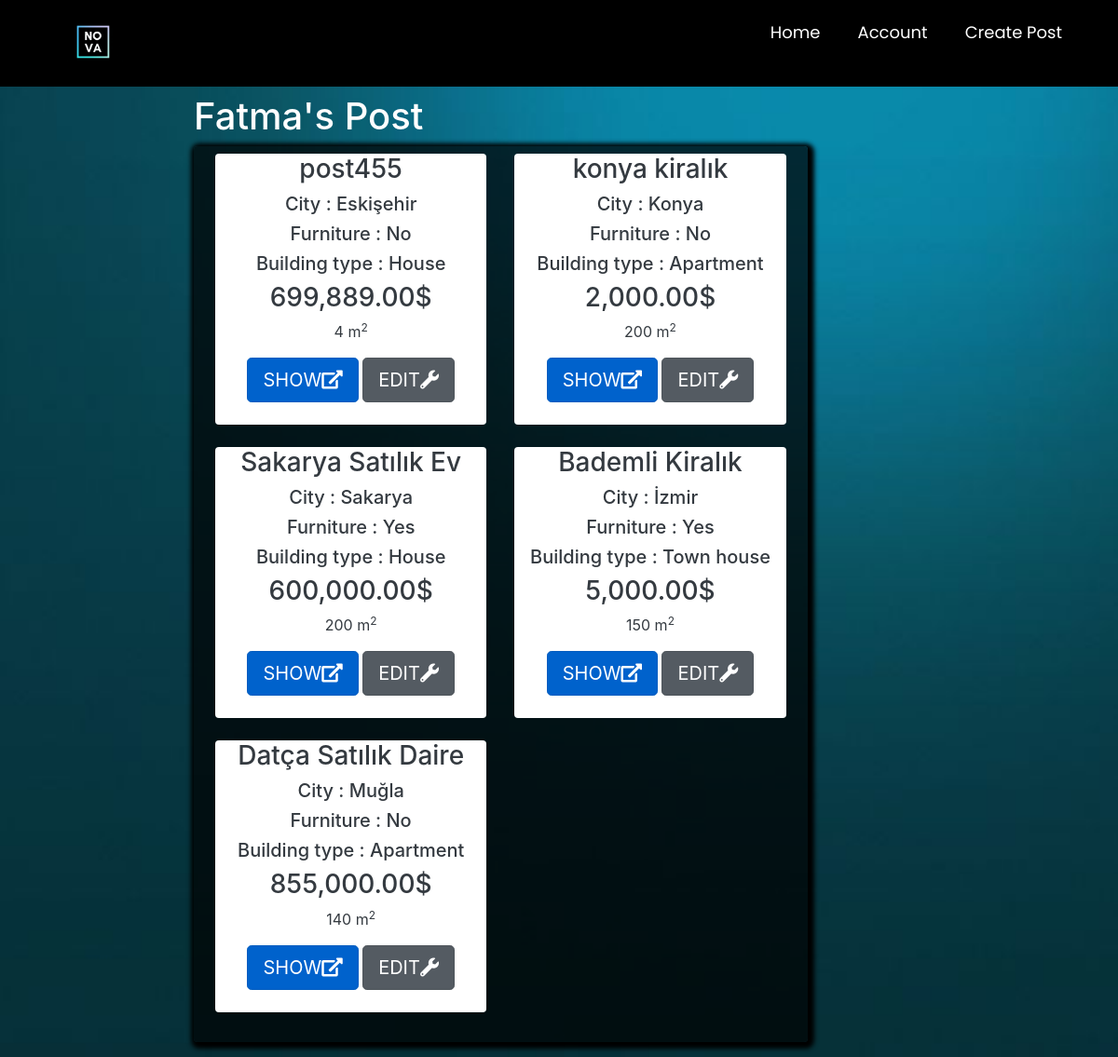
Before: /listaddedposts/ (signed in) with the older database file.
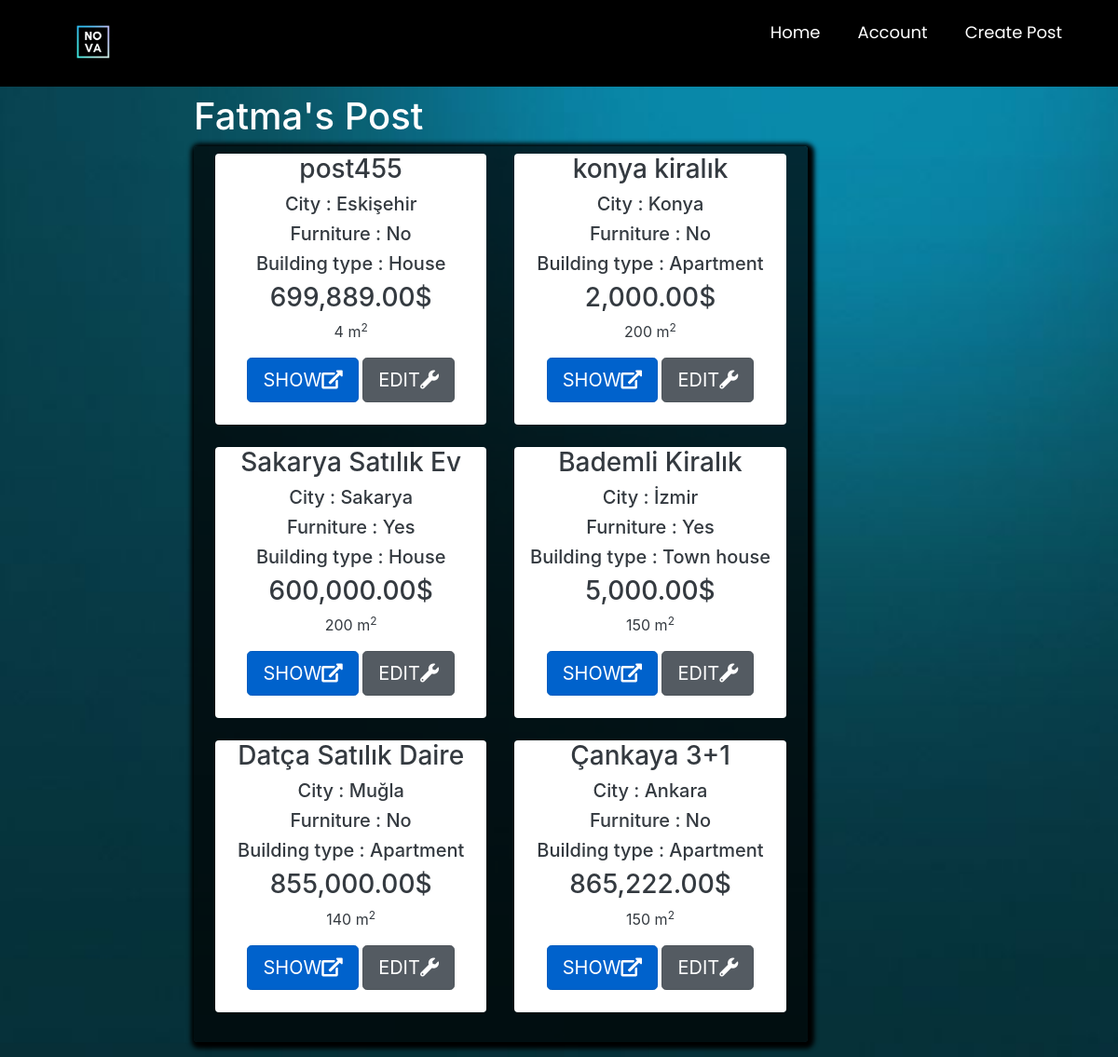
After: the same page with the newer database file.
### main/models.py (models this page shows, shortened)
class Post(models.Model):
    ouruser = models.ForeignKey(ourUser, null=True, on_delete=models.CASCADE)
    post_title = models.CharField(max_length=255,null=True)
    post_description = models.TextField()
    price = models.DecimalField(decimal_places=2 , max_digits=12)
    location = models.CharField(max_length=255,null=True,choices=city)
    postType = models.CharField(choices=RorS , max_length=50, null=True , default='For Sale')
    floor = models.DecimalField(decimal_places=0 , max_digits=3 ,null=True)
    building_age = models.DecimalField(decimal_places=0, max_digits=2 , null=True)
    area = models.DecimalField(decimal_places=0,max_digits=4 ,null=True)
    isFurniture = models.CharField(choices=Furniture ,null=True,max_length=50,default="No")
    building_type = models.CharField(choices=b_types ,null=True ,max_length=50)
    room = models.DecimalField(decimal_places=0 , max_digits=3 ,null=True)

### main/decorators.py (the view)
        def wrapper_func(request, *args, **kwargs):
            group = None
            if request.user.groups.exists():
                group = request.user.groups.all()[0].name
            if group in allowed_roles:
                return view_func(request, *args, **kwargs)
            else:
                return HttpResponse('You are not authorized to view this page')

### main/views.py (called while the page is built)
@login_required
@allowed_users(allowed_roles=['customer'])
def listaddedposts(request):
    fuser = ourUser.objects.get(user_id=request.user.id)
    posts = Post.objects.all().filter(ouruser=fuser)
    mydict = {'posts': posts, 'fuser': fuser}
    return render(request, 'main/listaddedposts.html', context=mydict)

### main/templates/main/listaddedposts.html (shortened to what this page needs)
{% extends 'main/mainpage.html' %}
{% load static %}
{% load humanize %}
{% block content %}
<head>
    <link href="//maxcdn.bootstrapcdn.com/bootstrap/4.1.1/css/bootstrap.min.css" rel="stylesheet" id="bootstrap-css">
    <link rel="stylesheet" href="https://stackpath.bootstrapcdn.com/bootstrap/4.1.3/css/bootstrap.min.css"
>
    <link rel="stylesheet" href="https://use.fontawesome.com/releases/v5.3.1/css/all.css"
>
</head>
<div style="margin-left: 17%">
    <div class="container p-1 my-1 text-white rounded">
        <h1>{{fuser.first_name}}'s Post</h1>
        <div class="col-md-8 rounded" style=" box-shadow: 2px 2px 5px 5px #000000;background-color: rgba(0,0,0,0.7)">
            <div class="row p-2 my-2">
                {% if posts %}
                {% for i in posts %}
                <div class="col-md-6 ">
                    <div class="container-fluid bg-white rounded text-dark" style="text-align:center;">
                        <h3>{{ i.post_title }}</h3>
                        <h5>City : {{ i.location }}</h5>
                        <h5>Furniture : {{ i.isFurniture }}</h5>
                        <h5>Building type : {{ i.building_type }}</h5>
                        <h3>{{ i.price|intcomma }}$</h3>
                        <p class="descroption">{{i.area}} m<sup>2</sup></p>
                        <a href="{% url 'product_details' i.id %}" class="btn btn-primary btn-lg active" role="button"
                           aria-pressed="true">SHOW<i class="fas fa-external-link-alt"></i></a>
                        <a href="{% url 'editpost' i.id %}" class="btn btn-secondary btn-lg active" role="button"
                           aria-pressed="true">EDIT<i class="fas fa-wrench"></i></i></a>
                        <br><br>
                    </div>
                    <br>
                </div>
                {% endfor %}
                {%else%}
                <h3>You dont have any post yet</h3>
                <h2>If you want to post <a href="{% url 'createpost' %}">click here</a></h2>
                {% endif %}
            </div>
        </div>
    </div>
</div>
{% endblock %}

Changed rows visible on the page:
added Post: post_title "Çankaya 3+1", location "Ankara", isFurniture "No", building_type "Apartment", price "865,222.00", area "150"
